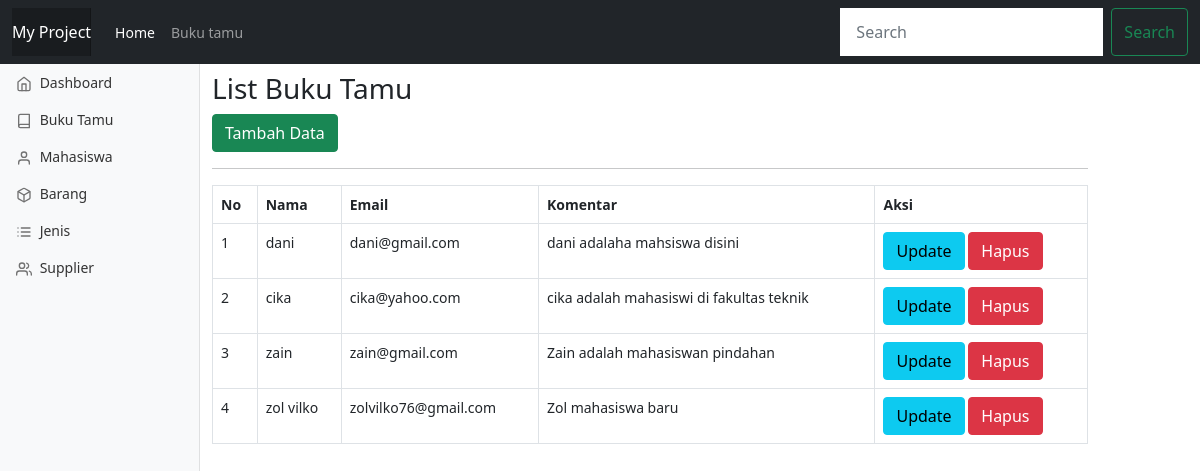
/index.php?p=list_tamu, run on the app's committed database.
### tables this page shows
CREATE TABLE `tamu` (
  `id` int(11) NOT NULL,
  `name` varchar(30) NOT NULL,
  `email` varchar(25) NOT NULL,
  `comment` text NOT NULL,
  `created_at` timestamp NOT NULL DEFAULT current_timestamp()
);

### Class_koneksi.php (called while the page is built, shortened)
<?php
class Koneksi
{
	private $host = 'localhost';
    private $db = 'project';
    private $user = 'root';
    private $pass = '';
    protected $conn;
	function __construct()
	{
		if (!isset($this->conn)) {
        	$this->conn = new mysqli($this->host,$this->user,$this->pass,$this->db);
        }
        return $this->conn;
	}
}

### Class_crud.php (called while the page is built, shortened)
<?php
include 'class_koneksi.php';
class Crud extends Koneksi{
	public function readData($table,$idtable,$id_value)
	{
		$q 		= "SELECT * FROM $table";
		$result = $this->conn->query($q);
		$rows 	= array();
		while($row=$result->fetch_assoc()){
			$rows[]=$row;
		}
		return $rows;
	}
}
 ?>

### tamu/index.php (the view)
<h3>List Buku Tamu</h3>
<a href="index.php?p=input_tamu" class="btn btn-success">Tambah Data</a>
<hr/>
<table class="table table-bordered" width="60%">
    <tr>
        <th>No</th>
        <th>Nama</th>
        <th>Email</th>
        <th>Komentar</th>
        <th>Aksi</th>
    </tr>
    <?php
    include 'Class_crud.php';
    $crud = new Crud();
    $tamu = $crud->readData('tamu',null,null);
    $no = 1;
    foreach($tamu as $row)
    {
        echo "<tr>";
        echo "<td>".$no."</td>";
        echo "<td>".$row['name']."</td>";
        echo "<td>".$row['email']."</td>";
        echo "<td>".$row['comment']."</td>";
        echo "<td>
        <a class='btn btn-info' href='index.php?p=edit_tamu&id=".$row['id']."'>Update</a>
        <a class='btn btn-danger' href='index.php?p=hapus_tamu&id=".$row['id']."'>Hapus</a></td>";
        echo "</tr>";
        $no++;
    }
    ?>
</table>

### css/dashboard.css (style rules this page uses)
body { font-size: .875rem; }

### index.php (style rules this page uses)
body { min-height: 75rem; padding-top: 4.5rem; }

### data on the page
tamu: name "dani", email "dani@gmail.com", comment "dani adalaha mahsiswa disini"
tamu: name "cika", email "cika@yahoo.com", comment "cika adalah mahasiswi di fakultas teknik"
tamu: name "zain", email "zain@gmail.com", comment "Zain adalah mahasiswan pindahan"
tamu: name "zol vilko", email "zolvilko76@gmail.com", comment "Zol mahasiswa baru"
